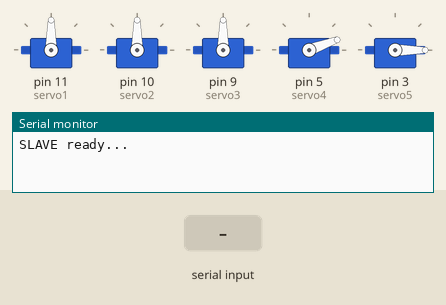
Bench run of a sketch on a simulated Arduino Uno, built with avr-gcc and run on an emulated ATmega328P. On the bench: 5 × servo, the last lines printed to the serial monitor. Inputs (shaded band) come from the test bench.

Above: at 1.2 s.
1.3 s: "TEST2\n" received over Serial
At 2.7 s:
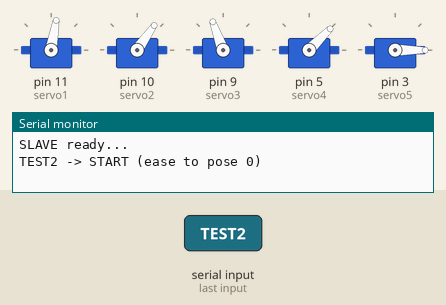
At 4.1 s:
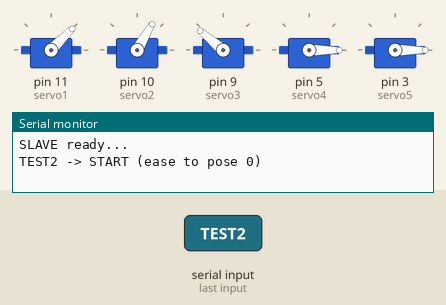
4.3 s: "O\n" received over Serial
At 5.2 s:
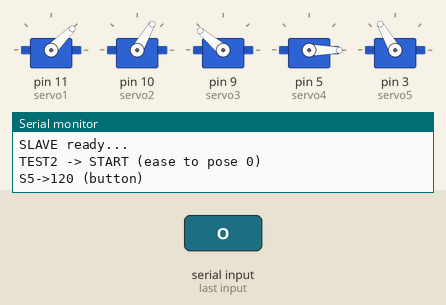
Timing chart, 0 to 16.3 s (numbered marks = the images above; inputs shaded):
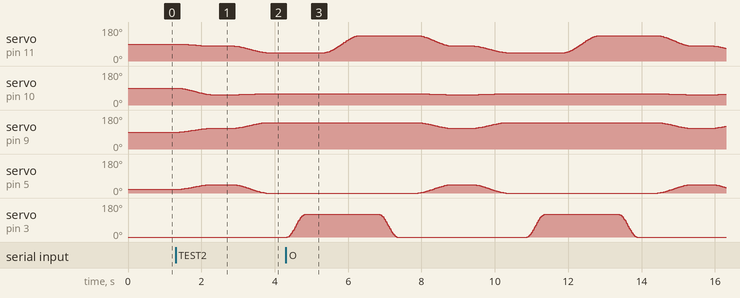

Measured:
- after the input at 1.3 s, servo on pin 11 (servo1): moves from 90° to 45° over 2.3 s, starting after 0.16 s; servo on pin 9 (servo3): moves from 90° to 140° over 2.4 s, starting after 0.11 s; servo on pin 5 (servo4): rises from 20° to 45° in 0.83 s, then falls to 0° in 1.5 s

The sketch:

slave.ino
```cpp
#include <Servo.h>

// ===== Servo =====
Servo servo1;  // 11
Servo servo2;  // 10
Servo servo3;  // 9
Servo servo4;  // 5
Servo servo5;  // 3

int x = 0, y = 0;
int val1 = 90, val2 = 90, val3 = 90, val4 = 20, val5 = 0;

struct Pose {
  int a[5];            // góc 5 servo
  uint32_t tgdichuyen;    // thời gian chuyển động đến pose
  uint32_t tghold;    // thời gian giữ pose
};


const bool LOOP_SEQUENCE = true;
Pose sequence[] = {           //<---- Sửa hành trình di chuyển của tay máy
  { {  80, 55, 110, 45,   0 }, 1000, 500 },  // Pose 0   {{khớp 1, khớp 2, khớp 3, khớp 4, khớp 5}, tgian di chuyển, tgian dừng pose},
  { {  45, 60, 140,  0,   0 }, 1000, 500 },  // Pose 1
  { {  45, 60, 140,  0, 120 },  500, 500 },  // Pose 2
  { { 135, 60, 140,  0, 120 }, 1000, 500 },  // Pose 3
  { { 135, 60, 140,  0,   0 },  500, 500 },  // Pose 4
};
const int SEQ_COUNT = sizeof(sequence)/sizeof(sequence[0]);

bool seqRunning = false;
bool seqInHold  = false;
int  seqIndex   = 0;
unsigned long seqPhaseStart = 0;
int startAngle[5] = {90,90,90,20,0};
int currAngle[5]  = {90,90,90,20,0};

int clampAngle(int a) {
  if (a < 0) a = 0;
  if (a > 180) a = 180;
  return a;
}

void writeAllServos(const int a[5]) {
  servo1.write(a[0]);
  servo2.write(a[1]);
  servo3.write(a[2]);
  servo4.write(a[3]);
  servo5.write(a[4]);
}

void startTest2Sequence() {
  seqRunning = true;
  seqIndex   = 0;

  // Khởi động bằng easing từ góc hiện tại (val1..val5) -> pose 0
  startAngle[0] = val1; startAngle[1] = val2; startAngle[2] = val3;
  startAngle[3] = val4; startAngle[4] = val5;

  for (int i = 0; i < 5; ++i) currAngle[i] = startAngle[i];
  writeAllServos(currAngle);

  seqInHold = false;                 // vào PHA MOVE tới sequence[0]
  seqPhaseStart = millis();
  Serial.println("TEST2 -> START (ease to pose 0)");
}

void stopTest2Sequence() {
  seqRunning = false;

  // Reset về pose 0 trước khi trả tay
  for (int i = 0; i < 5; ++i) {
    currAngle[i] = clampAngle(sequence[0].a[i]);
  }
  writeAllServos(currAngle);

  // Đồng bộ biến điều khiển tay theo pose 0
  val1 = currAngle[0];
  val2 = currAngle[1];
  val3 = currAngle[2];
  val4 = currAngle[3];
  val5 = currAngle[4];

  Serial.println("TEST2 -> STOP & RESET pose 0");
}

void stepTest2Sequence() {
  if (!seqRunning || SEQ_COUNT == 0) return;
  unsigned long now = millis();

  if (seqInHold) {
    uint32_t holdDur = sequence[seqIndex].tghold;
    if (now - seqPhaseStart >= holdDur) {
      // Sang pose kế
      int next = seqIndex + 1;
      if (next >= SEQ_COUNT) {
        if (LOOP_SEQUENCE) {
          // Wrap về pose 0 bằng easing
          for (int i = 0; i < 5; ++i) startAngle[i] = currAngle[i];
          seqIndex = 0;          // mục tiêu là pose 0
          seqInHold = false;     // chuyển sang pha MOVE
          seqPhaseStart = now;   // bắt đầu nội suy mới
        } else {
          stopTest2Sequence();
        }
        return;
      }
      // chuyển sang MOVE tới pose next
      for (int i = 0; i < 5; ++i) startAngle[i] = currAngle[i];
      seqIndex = next;
      seqInHold = false;
      seqPhaseStart = now;
    }
    return;
  }

  // Di chuyển sang pose seqIndex
  uint32_t mvDur = sequence[seqIndex].tgdichuyen;
  uint32_t elapsed = now - seqPhaseStart;
  float t = (mvDur > 0) ? (float)elapsed / (float)mvDur : 1.0f;
  if (t < 0) t = 0;
  if (t > 1.0f) t = 1.0f;

  // cubic
  float e = t * t * (3 - 2 * t);

  for (int i = 0; i < 5; ++i) {
    float a0 = (float)startAngle[i];
    float af = (float)clampAngle(sequence[seqIndex].a[i]);
    float a  = a0 + (af - a0) * e;
    currAngle[i] = (int)(a + 0.5f);
  }
  writeAllServos(currAngle);

  if (t >= 1.0f) {
    seqInHold = true;
    seqPhaseStart = now;
    // đồng bộ val1..val5 để khi dừng có trạng thái đúng
    val1 = currAngle[0]; val2 = currAngle[1]; val3 = currAngle[2];
    val4 = currAngle[3]; val5 = currAngle[4];
  }
}

// ===== Helpers =====
void doclenh(const String& line) {
  // 1) Lệnh O/o cho servo5
  if (line == "O") { val5 = 120; Serial.println("S5->120 (button)"); return; }
  if (line == "o") { val5 = 0;   Serial.println("S5->0 (button)");   return; }

  // 2) TEST2 toggle
  if (line == "TEST2") {
    if (seqRunning) stopTest2Sequence();
    else            startTest2Sequence();
    return;
  }

  // 3) x,y (chỉ nhận khi không chạy TEST2)
  int comma = line.indexOf(',');
  if (comma > 0) {
    x = line.substring(0, comma).toInt();
    y = line.substring(comma + 1).toInt();
    if (seqRunning) return; // đang chạy chuỗi thì bỏ qua dữ liệu tay
    val1 = map(x, -45, 45, 0, 180);
    val2 = map(y, -45, 45, 135, 55);
    val3 = map(y, -45, 45, 90, 150);
    val4 = map(y, -45, 45, 45, 0);

    Serial.print("x: "); Serial.print(x);
    Serial.print(" | y: "); Serial.print(y);
    Serial.print(" || val1: "); Serial.print(val1);
    Serial.print(" | val2: "); Serial.print(val2);
    Serial.print(" | val3: "); Serial.print(val3);
    Serial.print(" | val4: "); Serial.print(val4);
    Serial.print(" | val5: "); Serial.println(val5);
  }
}

// ===== Setup =====
void setup() {
  Serial.begin(38400);   // khớp với MASTER
  servo1.attach(11);
  servo2.attach(10);
  servo3.attach(9);
  servo4.attach(5);
  servo5.attach(3);
  Serial.println("SLAVE ready...");
}

// ===== Loop =====
void loop() {
  if (Serial.available()) {
    String line = Serial.readStringUntil('\n');
    line.trim();
    if (line.length() > 0) doclenh(line);
  }

  if (seqRunning) {
    stepTest2Sequence();
  } else {
    // điều khiển bình thường
    servo1.write(constrain(val1, 0, 180));
    servo2.write(constrain(val2, 55, 135));
    servo3.write(constrain(val3, 90, 150));
    servo4.write(constrain(val4, 0, 45));
    servo5.write(constrain(val5, 0, 180));
  }

  delay(10);
}
```
